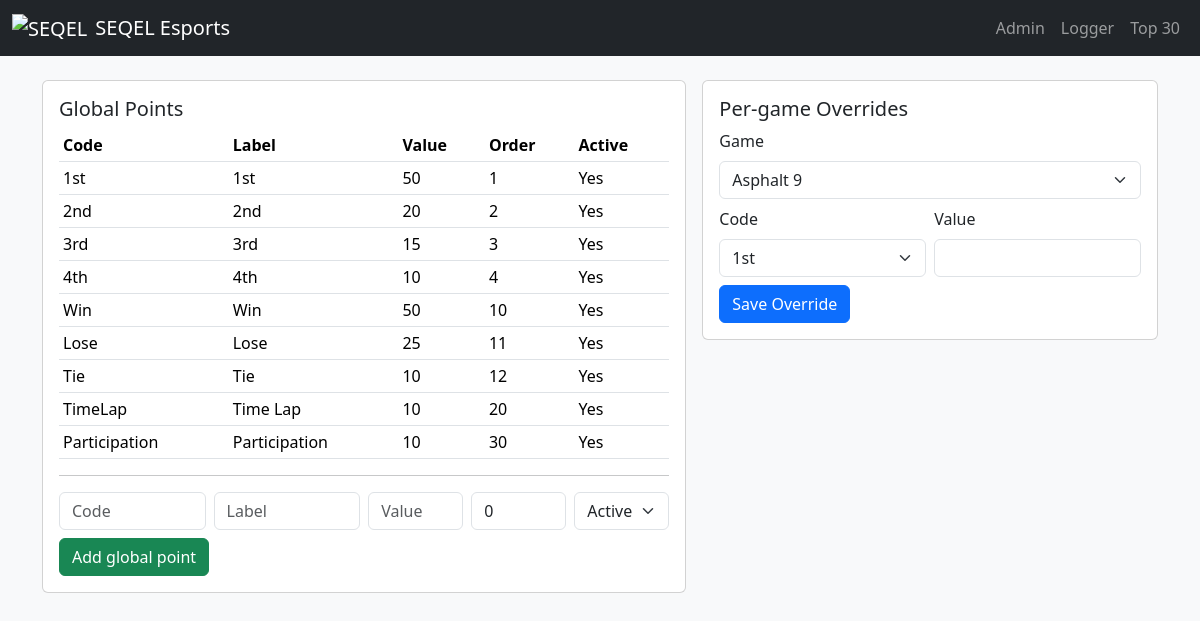
The app's page /admin/points with its own data.
### app/db.py (models this page shows)
class Base(DeclarativeBase):
    pass

class Points(Base):
    __tablename__ = "Points"
    Code: Mapped[str] = mapped_column(String(40), primary_key=True)   # e.g. "1st","Win","TimeLap"
    Label: Mapped[str] = mapped_column(String(80))
    Value: Mapped[int] = mapped_column(Integer, default=0)
    SortOrder: Mapped[int] = mapped_column(Integer, default=0)
    Active: Mapped[bool] = mapped_column(Boolean, default=True)

### app/admin/points.py (the view)
@router.get("/points", response_class=HTMLResponse)
def points_page(
    request: Request,
    db: Session = Depends(get_db),
):
    pts = db.query(Points).order_by(Points.SortOrder, Points.Code).all()
    games = db.query(Game).order_by(Game.GameName).all()
    overrides: dict[int, dict[str, int]] = {}
    for g in games:
        rows = (
            db.query(GamePoints)
            .filter(GamePoints.GameID == g.GameID)
            .all()
        )
        overrides[g.GameID] = {r.Code: r.Value for r in rows}
    return request.app.state.templates.TemplateResponse(
        "admin_points.html",
        {
            "request": request,
            "points": pts,
            "games": games,
            "overrides": overrides,
        },
    )

### app/templates/admin_points.html (shortened to what this page needs)
{% extends "base.html" %}
{% block content %}
<div class="row g-3">
    <div class="col-lg-7">
        <div class="card">
            <div class="card-body">
                <h5 class="card-title">Global Points</h5>
                <table class="table table-sm align-middle">
                    <thead>
                        <tr>
                            <th>Code</th>
                            <th>Label</th>
                            <th>Value</th>
                            <th>Order</th>
                            <th>Active</th>
                        </tr>
                    </thead>
                    <tbody>
                        {% for p in points %}
                        <tr>
                            <td>{{ p.Code }}</td>
                            <td>{{ p.Label }}</td>
                            <td>{{ p.Value }}</td>
                            <td>{{ p.SortOrder }}</td>
                            <td>{{ 'Yes' if p.Active else 'No' }}</td>
                        </tr>
                        {% endfor %}
                    </tbody>
                </table>
                <hr>
                <form class="row g-2" action="/admin/points/add" method="post">
                    <div class="col-3"><input class="form-control" name="Code" placeholder="Code" required></div>
                    <div class="col-3"><input class="form-control" name="Label" placeholder="Label" required></div>
                    <div class="col-2"><input class="form-control" type="number" name="Value" placeholder="Value"
                            required></div>
                    <div class="col-2"><input class="form-control" type="number" name="SortOrder" placeholder="Order"
                            value="0"></div>
                    <div class="col-2">
                        <select class="form-select" name="Active">
                            <option value="1">Active</option>
                        </select>
                    </div>
                    <div class="col-12"><button class="btn btn-success">Add global point</button></div>
                </form>
            </div>
        </div>
    </div>
    <div class="col-lg-5">
        <div class="card">
            <div class="card-body">
                <h5 class="card-title">Per-game Overrides</h5>
                <form action="/admin/points/override" method="post" class="row g-2">
                    <div class="col-12">
                        <label class="form-label">Game</label>
                        <select class="form-select" name="GameID">
                            {% for g in games %}<option value="{{ g.GameID }}">{{ g.GameName }}</option>{% endfor %}
                        </select>
                    </div>
                    <div class="col-6">
                        <label class="form-label">Code</label>
                        <select class="form-select" name="Code">
                            {% for p in points %}<option>{{ p.Code }}</option>{% endfor %}
                        </select>
                    </div>
                    <div class="col-6">
                        <label class="form-label">Value</label>
                        <input class="form-control" type="number" name="Value" required>
                    </div>
                    <div class="col-12"><button class="btn btn-primary">Save Override</button></div>
                </form>
            </div>
        </div>
    </div>
</div>
{% endblock %}

### app/templates/base.html (shortened to what this page needs)
<!doctype html>
<html lang="en">
<head>
    <link href="https://cdn.jsdelivr.net/npm/bootstrap@5.3.3/dist/css/bootstrap.min.css" rel="stylesheet">
    <link href="/static/seqel.css" rel="stylesheet">
</head>
<body class="bg-light">
    <nav class="navbar navbar-expand-lg navbar-dark bg-dark">
        <div class="container-fluid">
            <a class="navbar-brand d-flex align-items-center" href="/">
                <img src="/static/logo.png" alt="SEQEL" style="height:28px" class="me-2">
                SEQEL Esports
            </a>
            <div class="navbar-nav">
                <a class="nav-link" href="/admin">Admin</a>
                <a class="nav-link" href="/logger">Logger</a>
                <a class="nav-link" href="/boards/students">Top 30</a>
            </div>
        </div>
    </nav>
    <main class="container py-4">
        {% block content %}{% endblock %}
    </main>
</body>
</html>

### app/static/seqel.css (style rules this page uses)
body { font-family: system-ui, -apple-system, Segoe UI, Roboto, Helvetica, Arial, "Apple Color Emoji", "Segoe UI Emoji"; }
.navbar-brand img { filter: brightness(1.1) }

### records on screen
Points: Code "1st", Label "1st", Value "50", SortOrder "1", Active "Yes"
Points: Code "2nd", Label "2nd", Value "20", SortOrder "2", Active "Yes"
Points: Code "3rd", Label "3rd", Value "15", SortOrder "3", Active "Yes"
Points: Code "4th", Label "4th", Value "10", SortOrder "4", Active "Yes"
Points: Code "Win", Label "Win", Value "50", SortOrder "10", Active "Yes"
Points: Code "Lose", Label "Lose", Value "25", SortOrder "11", Active "Yes"
Points: Code "Tie", Label "Tie", Value "10", SortOrder "12", Active "Yes"
Points: Code "TimeLap", Label "Time Lap", Value "10", SortOrder "20", Active "Yes"
Points: Code "Participation", Label "Participation", Value "10", SortOrder "30", Active "Yes"

### other values on screen
form field GameID "Asphalt 9"
form field Code "1st"
